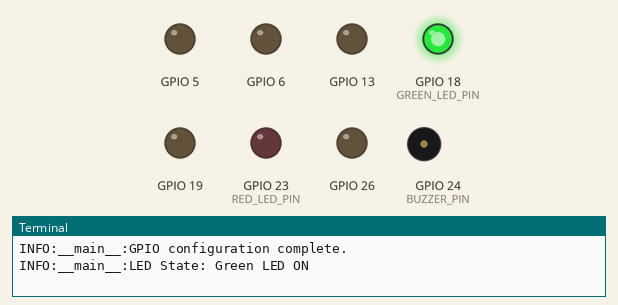
Simulated run of this program. Board: Raspberry Pi (BCM pin numbers). Shown: output pins drawn as LEDs (lit = HIGH), buzzer (waves = sounding, pin HIGH), the last lines printed to the terminal. The clock reads 2024-03-15 10:24:30 at power-on unless the program sets it. At 4.9 s the program stops and its outputs stay as they are.

Above: at 0.1 s.
At 2.7 s:
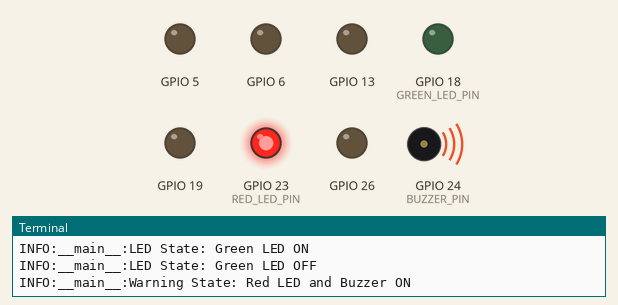
At 4.0 s:
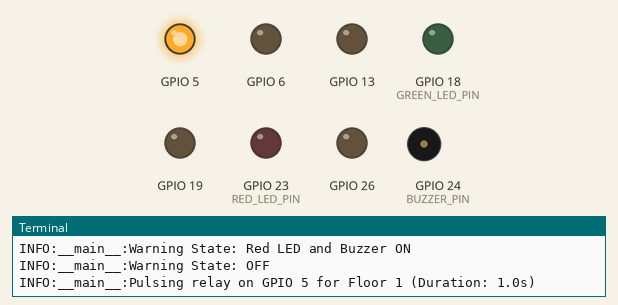
At 5.0 s:
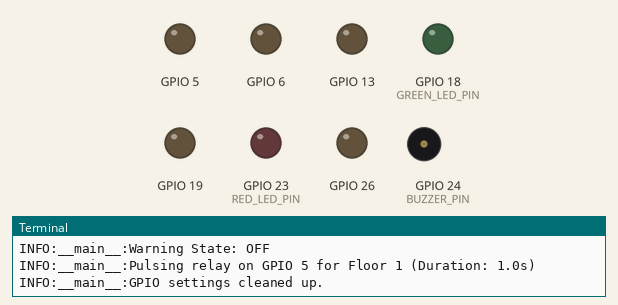
Timing chart, 0 to 6.4 s (numbered marks = the images above):
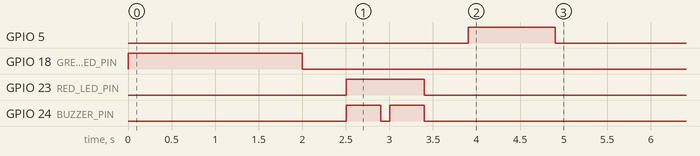

Measured:
- by itself, GPIO 5: LOW → HIGH at 3.9 s, → LOW 1.0 s later
- by itself, GPIO 18 (GREEN_LED_PIN): LOW → HIGH at 0.00 s, → LOW 2.0 s later
- by itself, GPIO 23 (RED_LED_PIN): LOW → HIGH at 2.5 s, → LOW 0.90 s later
- by itself, GPIO 24 (BUZZER_PIN): LOW → HIGH at 2.5 s, → LOW 0.40 s later, → HIGH 0.10 s later, → LOW 0.40 s later, … (4 changes in this stretch)

The program:

hardware.py
```python
import time
import logging

# Configure logging
logging.basicConfig(level=logging.INFO)
logger = logging.getLogger(__name__)

try:
    import RPi.GPIO as GPIO
    HAS_GPIO = True
except (ImportError, RuntimeError):
    HAS_GPIO = False
    logger.warning("RPi.GPIO not detected. Running hardware in simulation mode.")

# Physical GPIO mapping (REQ-52)
GREEN_LED_PIN = 18
RED_LED_PIN = 23
BUZZER_PIN = 24
RELAY_PINS = {
    1: 5,   # Floor 1
    2: 6,   # Floor 2
    3: 13,  # Floor 3
    4: 19,  # Floor 4
    5: 26   # Floor 5
}

def setup_pins():
    """Initializes pin modes and default outputs."""
    if HAS_GPIO:
        GPIO.setmode(GPIO.BCM)
        GPIO.setwarnings(False)
        GPIO.setup(GREEN_LED_PIN, GPIO.OUT)
        GPIO.setup(RED_LED_PIN, GPIO.OUT)
        GPIO.setup(BUZZER_PIN, GPIO.OUT)

        # Turn off all indicator outputs initially
        GPIO.output(GREEN_LED_PIN, GPIO.LOW)
        GPIO.output(RED_LED_PIN, GPIO.LOW)
        GPIO.output(BUZZER_PIN, GPIO.LOW)

        # Relays are active-low or active-high depending on relay modules
        # Usually, active-low relays need to start HIGH. We will set LOW as off by default.
        for floor, pin in RELAY_PINS.items():
            GPIO.setup(pin, GPIO.OUT)
            GPIO.output(pin, GPIO.LOW)

        logger.info("GPIO configuration complete.")
    else:
        logger.info("[Simulated] GPIO pins initialized.")

def pulse_relay(floor, duration=1.0):
    """Simulates a button press on the physical elevator panel (REQ-33, REQ-34)."""
    if floor not in RELAY_PINS:
        logger.error(f"Invalid floor number: {floor}")
        return False

    pin = RELAY_PINS[floor]

    if HAS_GPIO:
        logger.info(f"Pulsing relay on GPIO {pin} for Floor {floor} (Duration: {duration}s)")
        GPIO.output(pin, GPIO.HIGH)
        time.sleep(duration)
        GPIO.output(pin, GPIO.LOW)
    else:
        logger.info(f"[Simulated] Pulsed relay on pin {pin} for Floor {floor} for {duration} seconds.")
    return True

def indicate_access_granted():
    """Turns on Green LED for 2 seconds to signal access granted (REQ-35)."""
    if HAS_GPIO:
        logger.info("LED State: Green LED ON")
        GPIO.output(GREEN_LED_PIN, GPIO.HIGH)
        time.sleep(2.0)
        GPIO.output(GREEN_LED_PIN, GPIO.LOW)
        logger.info("LED State: Green LED OFF")
    else:
        logger.info("[Simulated] Green LED ON for 2.0s")

def indicate_access_denied():
    """Turns on Red LED and sounds Buzzer warning tones to signal access denied (REQ-36)."""
    if HAS_GPIO:
        logger.info("Warning State: Red LED and Buzzer ON")
        GPIO.output(RED_LED_PIN, GPIO.HIGH)
        GPIO.output(BUZZER_PIN, GPIO.HIGH)

        # Double beep
        time.sleep(0.4)
        GPIO.output(BUZZER_PIN, GPIO.LOW)
        time.sleep(0.1)
        GPIO.output(BUZZER_PIN, GPIO.HIGH)
        time.sleep(0.4)

        GPIO.output(RED_LED_PIN, GPIO.LOW)
        GPIO.output(BUZZER_PIN, GPIO.LOW)
        logger.info("Warning State: OFF")
    else:
        logger.info("[Simulated] Red LED + Buzzer warning active for 1.0s")

def cleanup():
    """Cleans up GPIO settings on program close."""
    if HAS_GPIO:
        GPIO.cleanup()
        logger.info("GPIO settings cleaned up.")
    else:
        logger.info("[Simulated] GPIO cleanup complete.")

if __name__ == "__main__":
    # Test script locally
    setup_pins()
    indicate_access_granted()
    time.sleep(0.5)
    indicate_access_denied()
    time.sleep(0.5)
    pulse_relay(1)
    cleanup()
```
